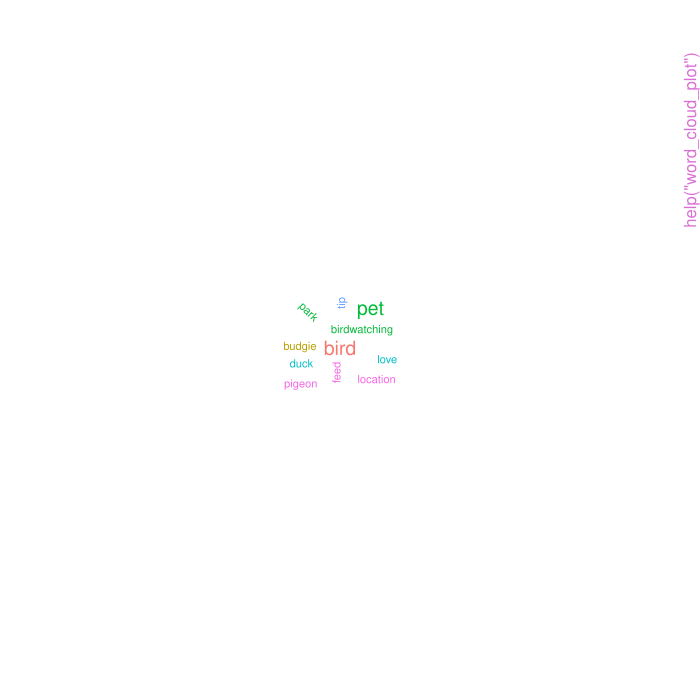

The script that drew this image:
pkgname <- "scicomptools"
source(file.path(R.home("share"), "R", "examples-header.R"))
options(warn = 1)
library('scicomptools')

base::assign(".oldSearch", base::search(), pos = 'CheckExEnv')
base::assign(".old_wd", base::getwd(), pos = 'CheckExEnv')
cleanEx()
nameEx("drive_toc")
### * drive_toc

flush(stderr()); flush(stdout())

### Name: drive_toc
### Title: Identify all Folders within Specified Google Drive Folder
### Aliases: drive_toc

### ** Examples

 
## Not run: 
##D # Supply a single Google Drive folder link to identify all its sub-folders 
##D drive_toc(url = googledrive::as_id("https://drive.google.com/drive/u/0/folders/your-folder"))
## End(Not run)




cleanEx()
nameEx("read_xl_format")
### * read_xl_format

flush(stderr()); flush(stdout())

### Name: read_xl_format
### Title: Read Formatting of All Sheets in an Excel Workbook
### Aliases: read_xl_format

### ** Examples

# Identify the formatting of every cell in all sheets of an Excel file
read_xl_format(file_name = system.file("extdata", "excel_book.xlsx", package = "scicomptools"))




cleanEx()
nameEx("read_xl_sheets")
### * read_xl_sheets

flush(stderr()); flush(stdout())

### Name: read_xl_sheets
### Title: Read All Sheets from an Excel Workbook
### Aliases: read_xl_sheets

### ** Examples

# Read in each sheet as an element in a list
read_xl_sheets(file_name = system.file("extdata", "excel_book.xlsx", package = "scicomptools"))




cleanEx()
nameEx("stat_extract")
### * stat_extract

flush(stderr()); flush(stdout())

### Name: stat_extract
### Title: Extract Summary Statistics from Model Fit Object
### Aliases: stat_extract

### ** Examples

# Create some example data
x <- c(3.5, 2.1, 7.5, 5.6, 3.3, 6.0, 5.6)
y <- c(2.3, 4.7, 7.8, 9.1, 4.5, 3.6, 5.1)

# Fit a linear model
mod <- lm(y ~ x)

# Extract the relevant information
stat_extract(mod_fit = mod)




cleanEx()
nameEx("token_check")
### * token_check

flush(stderr()); flush(stdout())

### Name: token_check
### Title: Check Token Status
### Aliases: token_check

### ** Examples

## Not run: 
##D # Check whether a GitHub token is attached or not
##D token_check(api = "github", secret = TRUE)
## End(Not run)
## Not run: 
##D # Check whether a Qualtrics token is attached or not
##D token_check(api = "qualtrics", secret = TRUE)
## End(Not run)



cleanEx()
nameEx("wd_loc")
### * wd_loc

flush(stderr()); flush(stdout())

### Name: wd_loc
### Title: Define Local or Remote Working Directories
### Aliases: wd_loc

### ** Examples

# Set two working directory paths to toggle between

# If you are working in your local computer, set `local` to "TRUE"
wd_loc(local = TRUE,
       local_path = file.path("local path"),
       remote_path = file.path("path on server"))
       
# If you are working in a remote server, set `local` to "FALSE"
wd_loc(local = FALSE,
       local_path = file.path("local path"),
       remote_path = file.path("path on server"))
      



cleanEx()
nameEx("word_cloud_plot")
### * word_cloud_plot

flush(stderr()); flush(stdout())

### Name: word_cloud_plot
### Title: Text Mine a Given Column and Create a Word Cloud
### Aliases: word_cloud_plot

### ** Examples

# Create a dataframe containing some example text
text <- data.frame(article_num = 1:6,
                   article_title = c("Why pigeons are the best birds",
                                     "10 ways to show your pet budgie love",
                                     "Should you feed ducks at the park?",
                                     "Locations and tips for birdwatching",
                                     "How to tell which pet bird is right for you",
                                     "Do birds make good pets?"))
                                     
# Prepare the dataframe for word cloud plotting              
word_cloud_prep(data = text, text_column = "article_title")

# Plot the word cloud
word_cloud_plot(data = text, text_column = "article_title")




cleanEx()
nameEx("word_cloud_prep")
### * word_cloud_prep

flush(stderr()); flush(stdout())

### Name: word_cloud_prep
### Title: Perform Text Mining of a Given Column
### Aliases: word_cloud_prep

### ** Examples

# Create a dataframe containing some example text
text <- data.frame(article_num = 1:6,
                   article_title = c("Why pigeons are the best birds",
                                     "10 ways to show your pet budgie love",
                                     "Should you feed ducks at the park?",
                                     "Locations and tips for birdwatching",
                                     "How to tell which pet bird is right for you",
                                     "Do birds make good pets?"))
                                     
# Prepare the dataframe for word cloud plotting              
word_cloud_prep(data = text, text_column = "article_title")

# Plot the word cloud
word_cloud_plot(data = text, text_column = "article_title")




### * <FOOTER>
###
cleanEx()
options(digits = 7L)
base::cat("Time elapsed: ", proc.time() - base::get("ptime", pos = 'CheckExEnv'),"\n")
grDevices::dev.off()
###
### Local variables: ***
### mode: outline-minor ***
### outline-regexp: "\\(> \\)?### [*]+" ***
### End: ***
quit('no')
